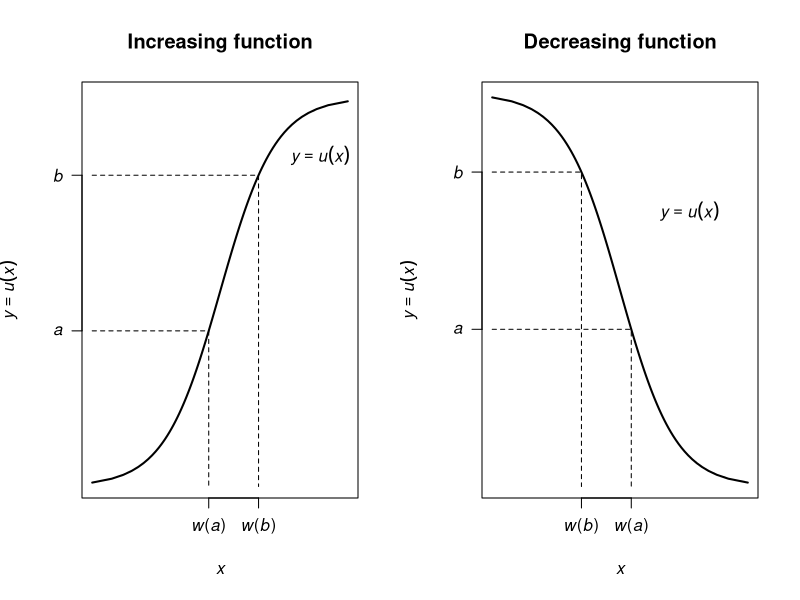
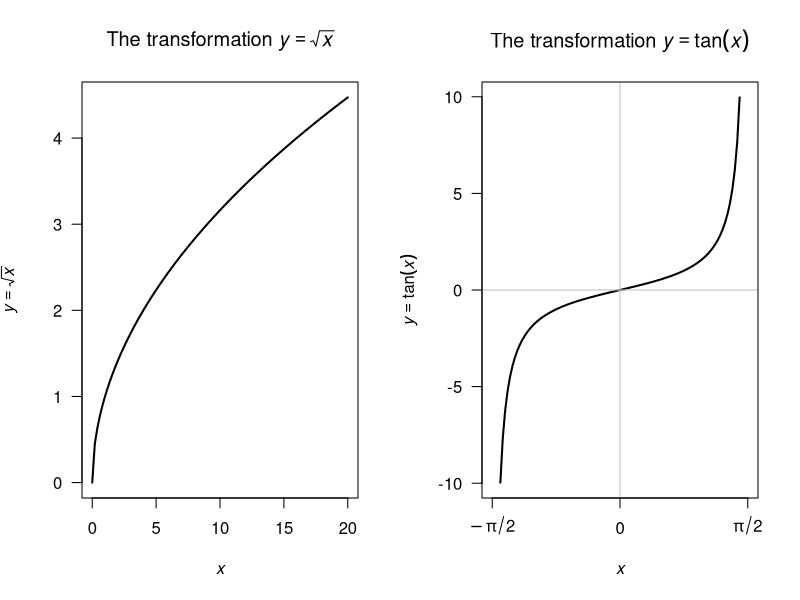
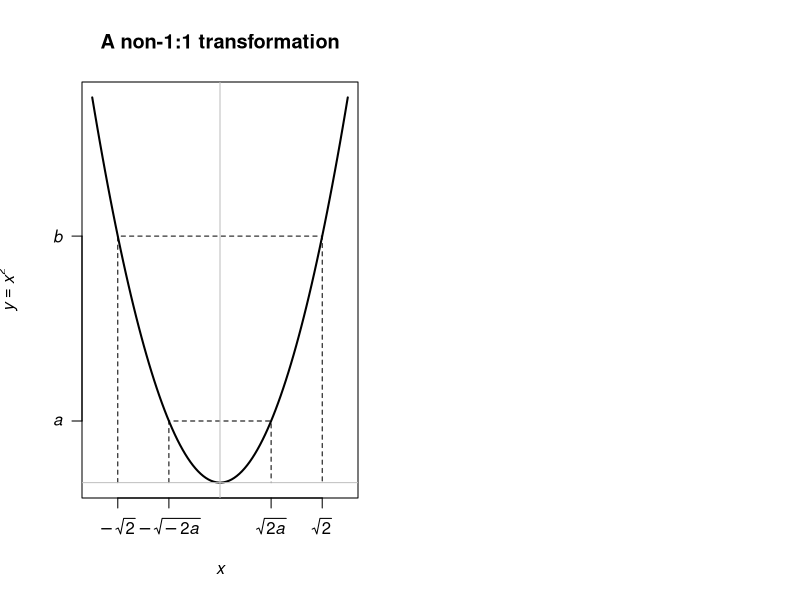
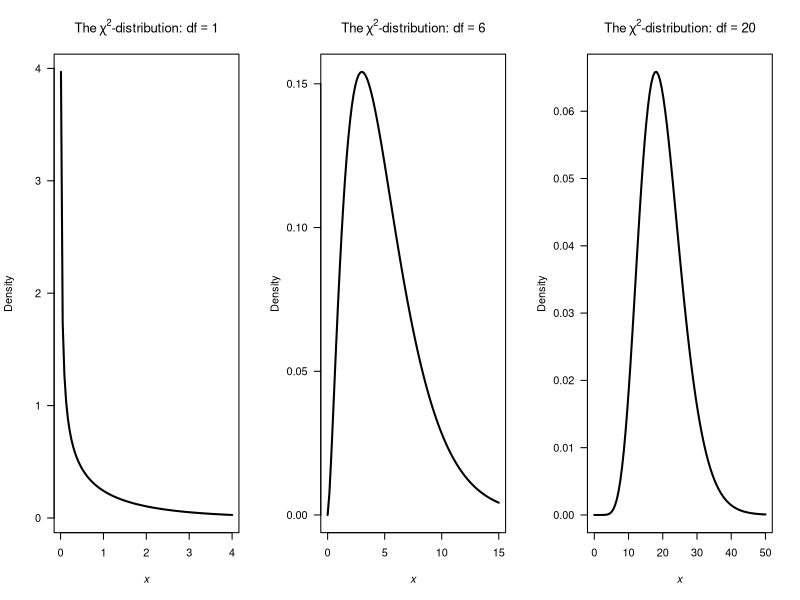

Recreate these plots in R, in order.
## ---- chunk 1
Bivar4Table <- array( dim = c(2, 4))

Bivar4Table[1, ] <- c("$x_1 = -1$", "$0.3$", "$0.1$", "$0.1$")
Bivar4Table[2, ] <- c("$x_1 = +1$", "$0.2$", "$0.2$", "$0.1$")


Bivar4Table.caption <- "A bivariate probability function"
if( knitr::is_latex_output() ) {
  knitr::kable(Bivar4Table,
               format = "latex",
               booktabs = TRUE,
               col.names = c("",
                             "$x_2 = 0$",
                             "$x_2 = 1$",
                             "$x_2 = 2$"),
               align = "r",
               longtable = FALSE,                
               escape = FALSE,
               caption = Bivar4Table.caption) %>%
    kable_styling(font_size = 10) %>%
    row_spec(0, bold = TRUE) 
}
if( knitr::is_html_output() ) {
  knitr::kable(Bivar4Table,
               escape = TRUE,
               format = "html",
               booktabs = TRUE,
               align = "r",
               longtable = FALSE,                
               col.names = c("",
                             "$x_2 = 0$",
                             "$x_2 = 1$",
                             "$x_2 = 2$"),
               caption = Bivar4Table.caption) %>%
    row_spec(0, bold = TRUE) 
}
## ---- chunk 2
Bivar5Table <- array( dim = c(2, 6))

Bivar5Table[1, ] <- c("$y_2 = -2$", "$0.3$", "$0.1$", "$0.1$", "$0.0$", "$0.0$")
Bivar5Table[2, ] <- c("$y_2 = +2$", "$0.0$", "$0.0$", "$0.2$", "$0.2$", "$0.1$")


Bivar5Table.caption <- "The joint probability function for $Y_1$ and $Y_2$"
if( knitr::is_latex_output() ) {
  knitr::kable(Bivar5Table,
               format = "latex",
               booktabs = TRUE,
               col.names = c("",
                             "$y_1 = -1$",
                             "$y_2 = 0$",
                             "$y_3 = 1$",
                             "$y_4 = 2$",
                             "$y_5 = 3$"),
               align = "r",
               longtable = FALSE,                
               escape = FALSE,
               caption = Bivar5Table.caption) %>%
    kable_styling(font_size = 10) %>%
    row_spec(0, bold = TRUE) 
}
if( knitr::is_html_output() ) {
  knitr::kable(Bivar5Table,
               escape = TRUE,
               format = "html",
               booktabs = TRUE,
               align = "r",
               longtable = FALSE,                
               col.names = c("",
                             "$y_1 = -1$",
                             "$y_2 = 0$",
                             "$y_3 = 1$",
                             "$y_4 = 2$",
                             "$y_5 = 3$"),
               caption = Bivar5Table.caption) %>%
    row_spec(0, bold = TRUE) 
}
## ---- chunk 3
par( mfrow = c(1, 2))

logit <- function(x) { 
  log(x / (1 - x)) 
  }

y <- seq(0.01, 1,
         length = 100)
x <- logit(y)

y0 <- 0.4
y1 <- 0.8

x0 <- logit( y0 )
x1 <- logit( y1 )

plot( x = x,
      y = y,
      lwd = 2,
      axes = FALSE,
      type = "l",
      main = "Increasing function",
      xlab = expression(italic(x)),
      ylab = expression(italic(y)==italic(u)(italic(x))))
axis(side = 2,
     las = 1,
     at = c(y0, y1),
     labels = c(expression(italic(a)), 
                expression(italic(b))) ) 
axis(side = 1,
     at = c(x0, x1 ),
     labels = c(expression(italic(w)*paste("(",italic(a),")")),
                expression(italic(w)*paste("(",italic(b),")")) ) )
box()

lines( x = c( min(x), x0, x0),
       y = c(y0, y0, 0),
       lty = 2)
lines( x = c( min(x), x1, x1),
       y = c(y1, y1, 0),
       lty = 2)

text(x = 3.6,
     y = 0.85,
     label = expression(italic(y)==italic(u)(italic(x))))



logit2 <- function(x) { 
  -log(x / (1 - x)) 
  }

y <- seq(0.01, 0.99,
         length = 100)
x <- logit2(y)

y0 <- 0.4
y1 <- 0.8

x0 <- logit2( y0 )
x1 <- logit2( y1 )

plot( x = x,
      y = y,
      lwd = 2,
      axes = FALSE,
      type = "l",
      main = "Decreasing function",
      xlab = expression(italic(x)),
      ylab = expression(italic(y)==italic(u)(italic(x))))
axis(side = 2,
     las = 1,
     at = c(y0, y1),
     labels = c(expression(italic(a)), 
                expression(italic(b))) ) 
axis(side = 1,
     at = c(x0, x1),
     labels = c(expression(italic(w)*paste("(",italic(a),")")),
                expression(italic(w)*paste("(",italic(b),")")) ) )
box()

lines( x = c( min(x), x0, x0),
       y = c(y0, y0, 0),
       lty = 2)
lines( x = c( min(x), x1, x1),
       y = c(y1, y1, 0),
       lty = 2)

text(x = 2.5,
     y = 0.7,
     label = expression(italic(y)==italic(u)(italic(x))))
## ---- chunk 4
x <- seq(0, 20,
         length = 100)
y <- sqrt(x)

plot(x = x,
     y = y,
     lwd = 2,
     las = 1,
     main = expression(paste("The transformation ", italic(y) == sqrt(italic(x)))),
     xlab = expression(italic(x)),
     ylab = expression( italic(y) == sqrt(italic(x))),
     type = "l")

## ---- chunk 5
x <- seq(-pi/2 + 0.1, 
         pi/2 - 0.1,
         length = 100)
y <- tan(x)

plot(x = x,
     y = y,
     lwd = 2,
     las = 1,
     xlim = c(-pi/2, pi/2),
     axes = FALSE,
     main = expression(paste("The transformation ", italic(y) == plain(tan)(italic(x)))),
     xlab = expression(italic(x)),
     ylab = expression( italic(y) == plain(tan)(italic(x))),
     type = "l")
axis(side = 2,
     las = 1)
axis(side = 1,
     at = c(-pi/2, 0, pi/2),
     labels = c(expression(-pi/2),
                "0",
                expression(pi/2)) )
abline(h = 0, 
       lty = 1,
       col = "grey")
abline(v = 0, 
       lty = 1,
       col = "grey")
box()
## ---- chunk 6
x <- seq(-5, 5,
         length = 100)
square <- function(x) { x^2 }

y <- square(x)

x1 <- -4
x2 <- -2
x3 <- 2
x4 <- 4

y1 <- square(x1)
y2 <- square(x2)
y3 <- square(x3)
y4 <- square(x4)

plot(x = x,
     y = y,
     lwd = 2,
     las = 1,
     axes = FALSE,
     main = "A non-1:1 transformation",
     xlab = expression(italic(x)),
     ylab = expression(italic(y) == italic(x)^2),
     type = "l")
axis(side = 1,
     at = c(x1, x2, x3, x4),
     labels = c( expression(-sqrt(2)),
                 expression(-sqrt(-2*italic(a))),
                 expression(sqrt(2*italic(a))),
                 expression(sqrt(2)) ) )
axis(side = 2,
     las = 1,
     at = c(y1, y2),
     label = c(expression(italic(b)),
               expression(italic(a))))
box()


lines( x = c(x1, x1, x4, x4),
       y = c(0, y1, y4, 0),
       lty = 2)
lines( x = c(x2, x2, x3, x3),
       y = c(0, y2, y3, 0),
       lty = 2)

abline(h = 0,
       col = "grey")
abline(v = 0,
       col = "grey")

## ---- chunk 7
par( mfrow = c(1, 3))

xx <- seq(0.01, 4,
          length = 100)

plot( x = xx,
      y = dchisq(xx, df = 1),
#      ylim = c(0, 0.4),
      lwd = 2,
      type = "l",
      xlab = expression(italic(x)),
      ylab = "Density",
      las = 1,
      main = expression( paste("The"~chi^2*"-distribution: df"==1)))

xx <- seq(0.001, 15,
          length = 100)
plot( x = xx,
      y = dchisq(xx, df = 5),
      lwd = 2,
      type = "l",
      xlab = expression(italic(x)),
      ylab = "Density",
      las = 1,
      main = expression( paste("The"~chi^2*"-distribution: df"==6)))


xx <- seq(0.001, 50,
          length = 100)
plot( x = xx,
      y = dchisq(xx, df = 20),
      lwd = 2,
      type = "l",
      xlab = expression(italic(x)),
      ylab = "Density",
      las = 1,
      main = expression( paste("The"~chi^2*"-distribution: df"==20)))
## ---- chunk 8
qchisq(0.9, df = 12)
